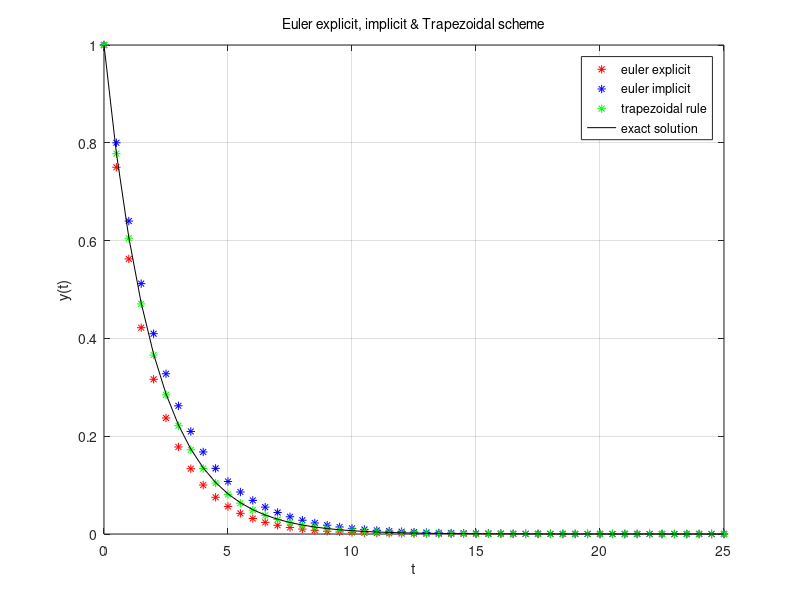

This figure's MATLAB source:
#!/usr/bin/env octave
# File: eulerscheme.m
# Name: D.Saravanan
# Date: 02/12/2021

""" Script to implement the Euler explicit, implicit and Trapezoidal scheme for y' = -0.5*y with y(1) = 1 """

t_ = 25;                    # time period
dt = 0.5;                   # time step
N = t_/dt;                  # number of steps
t = zeros(N+1, 1);          # time vector
y1 = ones(N+1, 1);          # solution vector of euler explicit
y2 = ones(N+1, 1);          # solution vector of euler implicit
y3 = ones(N+1, 1);          # solution vector of trapezoidal rule

for k = 1:N
    t(k+1) = t(k) + dt;
    y1(k+1) = y1(k)*(1 - 0.5*dt);
    y2(k+1) = y2(k)/(1 + 0.5*dt);
    y3(k+1) = y3(k)*(1 - 0.5*dt/2)/(1 + 0.5*dt/2);
end

exact = exp(-0.5*t);        # exact solution

figure;  plot(t, y1, 'r*');
hold on; plot(t, y2, 'b*');
hold on; plot(t, y3, 'g*');
hold on; plot(t, exact, 'k-');
xlabel('t'); ylabel('y(t)');
legend('euler explicit', 'euler implicit', 'trapezoidal rule', 'exact solution');
set(legend, 'location', 'northeast');
set(gca, 'title', text('string', 'Euler explicit, implicit & Trapezoidal scheme'));
grid on; print('eulerscheme.png', '-dpng')
